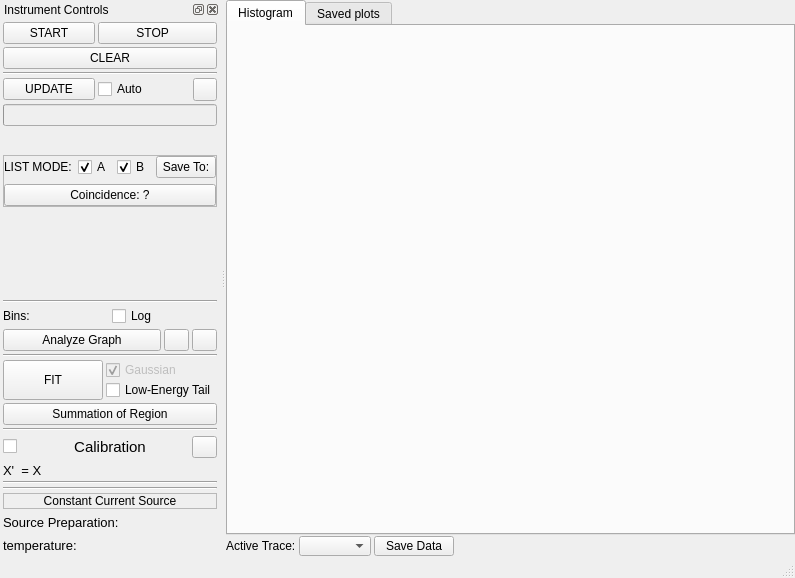
<?xml version="1.0" encoding="UTF-8"?>
<ui version="4.0">
 <class>MainWindow</class>
 <widget class="QMainWindow" name="MainWindow">
  <property name="geometry">
   <rect>
    <x>0</x>
    <y>0</y>
    <width>795</width>
    <height>578</height>
   </rect>
  </property>
  <property name="windowTitle">
   <string>CSpark Research : Multi Channel Analyzer</string>
  </property>
  <property name="windowIcon">
   <iconset resource="res.qrc">
    <normaloff>:/control/plots.svg</normaloff>:/control/plots.svg</iconset>
  </property>
  <property name="windowOpacity">
   <double>1.000000000000000</double>
  </property>
  <property name="styleSheet">
   <string notr="true"/>
  </property>
  <property name="dockNestingEnabled">
   <bool>false</bool>
  </property>
  <widget class="QWidget" name="centralwidget">
   <layout class="QGridLayout" name="gridLayout_4">
    <property name="margin">
     <number>0</number>
    </property>
    <property name="spacing">
     <number>1</number>
    </property>
    <item row="0" column="0">
     <widget class="QTabWidget" name="tabWidget">
      <property name="toolTip">
       <string/>
      </property>
      <property name="tabPosition">
       <enum>QTabWidget::North</enum>
      </property>
      <property name="tabShape">
       <enum>QTabWidget::Rounded</enum>
      </property>
      <property name="currentIndex">
       <number>0</number>
      </property>
      <property name="iconSize">
       <size>
        <width>25</width>
        <height>25</height>
       </size>
      </property>
      <property name="elideMode">
       <enum>Qt::ElideNone</enum>
      </property>
      <property name="usesScrollButtons">
       <bool>false</bool>
      </property>
      <widget class="QWidget" name="mainTab">
       <attribute name="icon">
        <iconset resource="res.qrc">
         <normaloff>:/control/plots.svg</normaloff>:/control/plots.svg</iconset>
       </attribute>
       <attribute name="title">
        <string>Histogram</string>
       </attribute>
       <attribute name="toolTip">
        <string>Data Acquisition and controls</string>
       </attribute>
       <layout class="QVBoxLayout" name="plot_area">
        <property name="margin">
         <number>0</number>
        </property>
       </layout>
      </widget>
      <widget class="QWidget" name="saveTab">
       <attribute name="icon">
        <iconset resource="res.qrc">
         <normaloff>:/control/saved.svg</normaloff>:/control/saved.svg</iconset>
       </attribute>
       <attribute name="title">
        <string>Saved plots</string>
       </attribute>
       <attribute name="toolTip">
        <string>&lt;html&gt;&lt;head/&gt;&lt;body&gt;&lt;p&gt;&lt;span style=&quot; font-size:14pt;&quot;&gt;View saved plots. Click on them to load them to the plot window for analysis.&lt;/span&gt;&lt;/p&gt;&lt;p&gt;&lt;span style=&quot; font-size:14pt;&quot;&gt;Automatically generates a thumbnail view for the chosen directory&lt;/span&gt;&lt;/p&gt;&lt;/body&gt;&lt;/html&gt;</string>
       </attribute>
       <layout class="QVBoxLayout" name="saveLayout">
        <property name="margin">
         <number>0</number>
        </property>
       </layout>
      </widget>
     </widget>
    </item>
    <item row="1" column="0">
     <widget class="QFrame" name="frame">
      <property name="maximumSize">
       <size>
        <width>16777215</width>
        <height>20</height>
       </size>
      </property>
      <property name="frameShape">
       <enum>QFrame::NoFrame</enum>
      </property>
      <property name="frameShadow">
       <enum>QFrame::Raised</enum>
      </property>
      <layout class="QHBoxLayout" name="extraLayout">
       <property name="spacing">
        <number>3</number>
       </property>
       <property name="margin">
        <number>0</number>
       </property>
       <item>
        <widget class="QLabel" name="label_2">
         <property name="text">
          <string>Active Trace:</string>
         </property>
        </widget>
       </item>
       <item>
        <widget class="QComboBox" name="activeTrace"/>
       </item>
       <item>
        <widget class="QPushButton" name="pushButton_6">
         <property name="toolTip">
          <string>Save acquired data as well as fitted data if any.</string>
         </property>
         <property name="text">
          <string>Save Data</string>
         </property>
         <property name="icon">
          <iconset>
           <normaloff>saveall.png</normaloff>saveall.png</iconset>
         </property>
        </widget>
       </item>
       <item>
        <spacer name="horizontalSpacer">
         <property name="orientation">
          <enum>Qt::Horizontal</enum>
         </property>
         <property name="sizeHint" stdset="0">
          <size>
           <width>40</width>
           <height>20</height>
          </size>
         </property>
        </spacer>
       </item>
      </layout>
     </widget>
    </item>
   </layout>
  </widget>
  <widget class="QStatusBar" name="statusbar"/>
  <widget class="QDockWidget" name="controlDock">
   <property name="floating">
    <bool>false</bool>
   </property>
   <property name="allowedAreas">
    <set>Qt::LeftDockWidgetArea|Qt::RightDockWidgetArea</set>
   </property>
   <property name="windowTitle">
    <string>Instrument Controls</string>
   </property>
   <attribute name="dockWidgetArea">
    <number>1</number>
   </attribute>
   <widget class="QWidget" name="dockWidgetContents">
    <layout class="QVBoxLayout" name="verticalLayout_3">
     <property name="spacing">
      <number>0</number>
     </property>
     <property name="margin">
      <number>0</number>
     </property>
     <item>
      <widget class="QFrame" name="widgets">
       <property name="sizePolicy">
        <sizepolicy hsizetype="MinimumExpanding" vsizetype="Preferred">
         <horstretch>0</horstretch>
         <verstretch>0</verstretch>
        </sizepolicy>
       </property>
       <property name="maximumSize">
        <size>
         <width>16777215</width>
         <height>16777215</height>
        </size>
       </property>
       <property name="autoFillBackground">
        <bool>false</bool>
       </property>
       <property name="frameShape">
        <enum>QFrame::NoFrame</enum>
       </property>
       <property name="frameShadow">
        <enum>QFrame::Raised</enum>
       </property>
       <layout class="QVBoxLayout" name="verticalLayout" stretch="0,1,0,0,1,0,0,0,2,0,0">
        <property name="spacing">
         <number>3</number>
        </property>
        <property name="margin">
         <number>3</number>
        </property>
        <item>
         <widget class="AnimatedFrame" name="acquisitionFrame">
          <property name="frameShape">
           <enum>QFrame::NoFrame</enum>
          </property>
          <property name="frameShadow">
           <enum>QFrame::Raised</enum>
          </property>
          <layout class="QGridLayout" name="acquisitionLayout">
           <property name="margin">
            <number>0</number>
           </property>
           <property name="spacing">
            <number>3</number>
           </property>
           <item row="0" column="0">
            <widget class="QPushButton" name="startButton">
             <property name="toolTip">
              <string>Start acquiring and sorting pulses</string>
             </property>
             <property name="text">
              <string>START</string>
             </property>
             <property name="icon">
              <iconset resource="res.qrc">
               <normaloff>:/control/play.svg</normaloff>:/control/play.svg</iconset>
             </property>
            </widget>
           </item>
           <item row="4" column="1">
            <widget class="QCheckBox" name="autoUpdateBox">
             <property name="toolTip">
              <string>Auto update the graph</string>
             </property>
             <property name="text">
              <string>Auto</string>
             </property>
            </widget>
           </item>
           <item row="4" column="0">
            <widget class="QPushButton" name="updateButton">
             <property name="enabled">
              <bool>true</bool>
             </property>
             <property name="toolTip">
              <string>Load histogram onto the graph</string>
             </property>
             <property name="text">
              <string>UPDATE</string>
             </property>
             <property name="icon">
              <iconset resource="res.qrc">
               <normaloff>:/control/reset.svg</normaloff>:/control/reset.svg</iconset>
             </property>
            </widget>
           </item>
           <item row="4" column="2">
            <widget class="QToolButton" name="autoUpdateSettings">
             <property name="text">
              <string/>
             </property>
             <property name="icon">
              <iconset resource="res.qrc">
               <normaloff>:/control/settings.svg</normaloff>:/control/settings.svg</iconset>
             </property>
             <property name="popupMode">
              <enum>QToolButton::InstantPopup</enum>
             </property>
             <property name="arrowType">
              <enum>Qt::NoArrow</enum>
             </property>
            </widget>
           </item>
           <item row="3" column="0" colspan="3">
            <widget class="Line" name="line_8">
             <property name="orientation">
              <enum>Qt::Horizontal</enum>
             </property>
            </widget>
           </item>
           <item row="5" column="0" colspan="3">
            <widget class="QProgressBar" name="progressBar">
             <property name="enabled">
              <bool>false</bool>
             </property>
             <property name="styleSheet">
              <string notr="true"/>
             </property>
             <property name="value">
              <number>0</number>
             </property>
             <property name="textVisible">
              <bool>false</bool>
             </property>
             <property name="format">
              <string/>
             </property>
            </widget>
           </item>
           <item row="1" column="0" colspan="3">
            <widget class="QPushButton" name="clearButton">
             <property name="toolTip">
              <string>Clear the histogram</string>
             </property>
             <property name="text">
              <string>CLEAR</string>
             </property>
             <property name="icon">
              <iconset resource="res.qrc">
               <normaloff>:/control/minus.svg</normaloff>:/control/minus.svg</iconset>
             </property>
            </widget>
           </item>
           <item row="0" column="1" colspan="2">
            <widget class="QPushButton" name="pauseButton">
             <property name="toolTip">
              <string>Pause data acquisition</string>
             </property>
             <property name="text">
              <string>STOP   </string>
             </property>
             <property name="icon">
              <iconset resource="res.qrc">
               <normaloff>:/control/stop.svg</normaloff>:/control/stop.svg</iconset>
             </property>
            </widget>
           </item>
          </layout>
         </widget>
        </item>
        <item>
         <widget class="QPushButton" name="countLabel">
          <property name="font">
           <font>
            <pointsize>10</pointsize>
           </font>
          </property>
          <property name="toolTip">
           <string>Total Input Pulses. Click to clear the counter</string>
          </property>
          <property name="text">
           <string/>
          </property>
          <property name="flat">
           <bool>true</bool>
          </property>
         </widget>
        </item>
        <item>
         <widget class="QFrame" name="listFrame">
          <property name="frameShape">
           <enum>QFrame::StyledPanel</enum>
          </property>
          <property name="frameShadow">
           <enum>QFrame::Raised</enum>
          </property>
          <layout class="QGridLayout" name="gridLayout_3">
           <property name="margin">
            <number>0</number>
           </property>
           <item row="0" column="3">
            <widget class="QCheckBox" name="plotBEnabled">
             <property name="text">
              <string>B</string>
             </property>
             <property name="checked">
              <bool>true</bool>
             </property>
            </widget>
           </item>
           <item row="1" column="1" colspan="4">
            <widget class="QPushButton" name="coincidenceLabel">
             <property name="text">
              <string>Coincidence: ?</string>
             </property>
            </widget>
           </item>
           <item row="0" column="2">
            <widget class="QCheckBox" name="plotAEnabled">
             <property name="text">
              <string>A</string>
             </property>
             <property name="checked">
              <bool>true</bool>
             </property>
            </widget>
           </item>
           <item row="0" column="1">
            <widget class="QLabel" name="label">
             <property name="text">
              <string>LIST MODE:</string>
             </property>
            </widget>
           </item>
           <item row="0" column="4">
            <widget class="QPushButton" name="pushButton_2">
             <property name="maximumSize">
              <size>
               <width>60</width>
               <height>16777215</height>
              </size>
             </property>
             <property name="text">
              <string>Save To:</string>
             </property>
            </widget>
           </item>
          </layout>
         </widget>
        </item>
        <item>
         <spacer name="verticalSpacer">
          <property name="orientation">
           <enum>Qt::Vertical</enum>
          </property>
          <property name="sizeHint" stdset="0">
           <size>
            <width>20</width>
            <height>20</height>
           </size>
          </property>
         </spacer>
        </item>
        <item>
         <layout class="QGridLayout" name="gridLayout">
          <property name="spacing">
           <number>3</number>
          </property>
          <item row="0" column="0" colspan="2">
           <widget class="Line" name="line">
            <property name="orientation">
             <enum>Qt::Horizontal</enum>
            </property>
           </widget>
          </item>
          <item row="7" column="0" colspan="2">
           <widget class="QPushButton" name="summationButton">
            <property name="toolTip">
             <string>&lt;html&gt;&lt;head/&gt;&lt;body&gt;&lt;p&gt;&lt;span style=&quot; font-size:14pt;&quot;&gt;After selecting a region by inserting a&lt;/span&gt;&lt;span style=&quot; font-size:14pt; text-decoration: underline;&quot;&gt; Graph Region &lt;/span&gt;&lt;span style=&quot; font-size:14pt;&quot;&gt;and dragging it to select the appropriate channels,&lt;/span&gt;&lt;/p&gt;&lt;p&gt;&lt;span style=&quot; font-size:14pt;&quot;&gt;click to get the total number of events recorded in that region.&lt;/span&gt;&lt;/p&gt;&lt;p&gt;&lt;span style=&quot; font-size:14pt;&quot;&gt;&lt;br/&gt;&lt;/span&gt;&lt;/p&gt;&lt;p&gt;&lt;span style=&quot; font-size:14pt;&quot;&gt;This is useful for half life and branching ratio calculations.&lt;/span&gt;&lt;/p&gt;&lt;/body&gt;&lt;/html&gt;</string>
            </property>
            <property name="text">
             <string>Summation of Region</string>
            </property>
           </widget>
          </item>
          <item row="4" column="0" colspan="2">
           <layout class="QHBoxLayout" name="horizontalLayout_4">
            <property name="spacing">
             <number>3</number>
            </property>
            <property name="topMargin">
             <number>0</number>
            </property>
            <property name="rightMargin">
             <number>0</number>
            </property>
            <item>
             <widget class="QPushButton" name="fitButton">
              <property name="sizePolicy">
               <sizepolicy hsizetype="Minimum" vsizetype="Preferred">
                <horstretch>0</horstretch>
                <verstretch>0</verstretch>
               </sizepolicy>
              </property>
              <property name="toolTip">
               <string>&lt;html&gt;&lt;head/&gt;&lt;body&gt;&lt;p&gt;&lt;img src=&quot;:/control/plot.svg&quot;/&gt;&lt;/p&gt;&lt;p&gt;&lt;span style=&quot; font-size:12pt; text-decoration: underline;&quot;&gt;After selecting a region &lt;/span&gt;&lt;span style=&quot; font-size:12pt;&quot;&gt;by inserting a graph region,&lt;/span&gt;&lt;/p&gt;&lt;p&gt;&lt;span style=&quot; font-size:12pt;&quot;&gt;click to here to extract parameters using a gaussian fit .&lt;/span&gt;&lt;/p&gt;&lt;p&gt;If any attenuation is present, select the 'Low-Energy Tail' checkbox which combines a lorentzian function to get a better fit. FWHM is accordingly modified.&lt;br/&gt;&lt;/p&gt;&lt;p&gt;&lt;span style=&quot; font-size:12pt;&quot;&gt;This will automatically switch to the calibration tab which will allow you to utilise the fitted values for analysis.&lt;/span&gt;&lt;/p&gt;&lt;/body&gt;&lt;/html&gt;</string>
              </property>
              <property name="text">
               <string>FIT</string>
              </property>
             </widget>
            </item>
            <item>
             <layout class="QVBoxLayout" name="verticalLayout_2">
              <property name="spacing">
               <number>0</number>
              </property>
              <item>
               <widget class="QCheckBox" name="checkBox">
                <property name="enabled">
                 <bool>false</bool>
                </property>
                <property name="text">
                 <string>Gaussian</string>
                </property>
                <property name="checked">
                 <bool>true</bool>
                </property>
                <property name="autoRepeat">
                 <bool>false</bool>
                </property>
               </widget>
              </item>
              <item>
               <widget class="QCheckBox" name="lowTailBox">
                <property name="text">
                 <string>Low-Energy Tail</string>
                </property>
               </widget>
              </item>
             </layout>
            </item>
           </layout>
          </item>
          <item row="1" column="1">
           <widget class="QCheckBox" name="logBox">
            <property name="styleSheet">
             <string notr="true"/>
            </property>
            <property name="text">
             <string>Log</string>
            </property>
            <property name="icon">
             <iconset resource="res.qrc">
              <normaloff>:/control/plots.svg</normaloff>:/control/plots.svg</iconset>
            </property>
           </widget>
          </item>
          <item row="1" column="0">
           <widget class="QLabel" name="binLabel">
            <property name="text">
             <string>Bins:</string>
            </property>
           </widget>
          </item>
          <item row="2" column="0" colspan="2">
           <layout class="QHBoxLayout" name="horizontalLayout_3">
            <property name="topMargin">
             <number>0</number>
            </property>
            <item>
             <widget class="QPushButton" name="regionLabel">
              <property name="text">
               <string>Analyze Graph</string>
              </property>
             </widget>
            </item>
            <item>
             <widget class="QPushButton" name="addButton_2">
              <property name="maximumSize">
               <size>
                <width>25</width>
                <height>16777215</height>
               </size>
              </property>
              <property name="text">
               <string/>
              </property>
              <property name="icon">
               <iconset resource="res.qrc">
                <normaloff>:/control/plus.svg</normaloff>:/control/plus.svg</iconset>
              </property>
             </widget>
            </item>
            <item>
             <widget class="QPushButton" name="addButton_3">
              <property name="maximumSize">
               <size>
                <width>25</width>
                <height>16777215</height>
               </size>
              </property>
              <property name="text">
               <string/>
              </property>
              <property name="icon">
               <iconset resource="res.qrc">
                <normaloff>:/control/minus.svg</normaloff>:/control/minus.svg</iconset>
              </property>
             </widget>
            </item>
           </layout>
          </item>
          <item row="3" column="0" colspan="2">
           <widget class="Line" name="line_9">
            <property name="orientation">
             <enum>Qt::Horizontal</enum>
            </property>
           </widget>
          </item>
         </layout>
        </item>
        <item>
         <widget class="Line" name="line_6">
          <property name="orientation">
           <enum>Qt::Horizontal</enum>
          </property>
         </widget>
        </item>
        <item>
         <layout class="QGridLayout" name="gridLayout_2" rowstretch="0,0,0">
          <property name="spacing">
           <number>3</number>
          </property>
          <item row="1" column="1">
           <widget class="QPushButton" name="calibrationButton">
            <property name="font">
             <font>
              <pointsize>11</pointsize>
             </font>
            </property>
            <property name="toolTip">
             <string>&lt;html&gt;&lt;head/&gt;&lt;body&gt;&lt;p&gt;&lt;span style=&quot; font-size:14pt;&quot;&gt;Switch to the calibration tab to modify the points considered.&lt;/span&gt;&lt;/p&gt;&lt;/body&gt;&lt;/html&gt;</string>
            </property>
            <property name="text">
             <string>Calibration</string>
            </property>
            <property name="icon">
             <iconset resource="res.qrc">
              <normaloff>:/control/settings.svg</normaloff>:/control/settings.svg</iconset>
            </property>
            <property name="flat">
             <bool>true</bool>
            </property>
           </widget>
          </item>
          <item row="1" column="0">
           <widget class="QCheckBox" name="calibrateOnOff">
            <property name="maximumSize">
             <size>
              <width>25</width>
              <height>16777215</height>
             </size>
            </property>
            <property name="toolTip">
             <string>&lt;html&gt;&lt;head/&gt;&lt;body&gt;&lt;p&gt;&lt;span style=&quot; font-size:14pt;&quot;&gt;Enable/Disable the calibration polynomial.&lt;/span&gt;&lt;/p&gt;&lt;p&gt;&lt;span style=&quot; font-size:14pt;&quot;&gt;Switch to the calibration tab for details&lt;/span&gt;&lt;/p&gt;&lt;/body&gt;&lt;/html&gt;</string>
            </property>
            <property name="text">
             <string/>
            </property>
           </widget>
          </item>
          <item row="1" column="2">
           <widget class="QPushButton" name="addButton">
            <property name="maximumSize">
             <size>
              <width>25</width>
              <height>16777215</height>
             </size>
            </property>
            <property name="toolTip">
             <string>&lt;html&gt;&lt;head/&gt;&lt;body&gt;&lt;p&gt;Manually add a calibration point.&lt;/p&gt;&lt;p&gt;Click on any known peak in the plot, and press this button to view a prompt that will ask you for the known energy in keV before adding it to the calibration point list.&lt;/p&gt;&lt;p&gt;The calibration polynomial is automatically updated&lt;/p&gt;&lt;/body&gt;&lt;/html&gt;</string>
            </property>
            <property name="text">
             <string/>
            </property>
            <property name="icon">
             <iconset resource="res.qrc">
              <normaloff>:/control/plus.svg</normaloff>:/control/plus.svg</iconset>
            </property>
           </widget>
          </item>
          <item row="2" column="0" colspan="3">
           <widget class="QLabel" name="calLabel">
            <property name="sizePolicy">
             <sizepolicy hsizetype="Preferred" vsizetype="Maximum">
              <horstretch>0</horstretch>
              <verstretch>0</verstretch>
             </sizepolicy>
            </property>
            <property name="minimumSize">
             <size>
              <width>60</width>
              <height>15</height>
             </size>
            </property>
            <property name="font">
             <font>
              <pointsize>10</pointsize>
             </font>
            </property>
            <property name="toolTip">
             <string>&lt;html&gt;&lt;head/&gt;&lt;body&gt;&lt;p&gt;Calibration polynomial which decides X axis scaling if calibration is enabled.&lt;/p&gt;&lt;p&gt;This is generated via the &lt;span style=&quot; text-decoration: underline;&quot;&gt;Calibration&lt;/span&gt; tab . Up to 2nd degree polynomial is possible.&lt;/p&gt;&lt;/body&gt;&lt;/html&gt;</string>
            </property>
            <property name="styleSheet">
             <string notr="true"/>
            </property>
            <property name="text">
             <string>X'  = X</string>
            </property>
           </widget>
          </item>
         </layout>
        </item>
        <item>
         <widget class="Line" name="line_7">
          <property name="orientation">
           <enum>Qt::Horizontal</enum>
          </property>
         </widget>
        </item>
        <item>
         <widget class="Line" name="line_4">
          <property name="orientation">
           <enum>Qt::Horizontal</enum>
          </property>
         </widget>
        </item>
        <item>
         <widget class="QFrame" name="currentFrame">
          <property name="frameShape">
           <enum>QFrame::NoFrame</enum>
          </property>
          <property name="frameShadow">
           <enum>QFrame::Raised</enum>
          </property>
          <layout class="QVBoxLayout" name="currentLayout">
           <property name="spacing">
            <number>1</number>
           </property>
           <property name="margin">
            <number>0</number>
           </property>
           <item>
            <widget class="QLabel" name="label_3">
             <property name="frameShape">
              <enum>QFrame::StyledPanel</enum>
             </property>
             <property name="text">
              <string>Constant Current Source</string>
             </property>
             <property name="alignment">
              <set>Qt::AlignCenter</set>
             </property>
            </widget>
           </item>
           <item>
            <widget class="QLabel" name="currentLabel">
             <property name="sizePolicy">
              <sizepolicy hsizetype="Preferred" vsizetype="Maximum">
               <horstretch>0</horstretch>
               <verstretch>0</verstretch>
              </sizepolicy>
             </property>
             <property name="minimumSize">
              <size>
               <width>60</width>
               <height>25</height>
              </size>
             </property>
             <property name="font">
              <font>
               <pointsize>10</pointsize>
              </font>
             </property>
             <property name="toolTip">
              <string>Constant Current Source output voltage.
Colour changes to green for valid loads</string>
             </property>
             <property name="text">
              <string>Source Preparation:</string>
             </property>
            </widget>
           </item>
          </layout>
         </widget>
        </item>
        <item>
         <widget class="QLabel" name="temperatureLabel">
          <property name="sizePolicy">
           <sizepolicy hsizetype="Preferred" vsizetype="Maximum">
            <horstretch>0</horstretch>
            <verstretch>0</verstretch>
           </sizepolicy>
          </property>
          <property name="minimumSize">
           <size>
            <width>60</width>
            <height>10</height>
           </size>
          </property>
          <property name="font">
           <font>
            <pointsize>10</pointsize>
           </font>
          </property>
          <property name="toolTip">
           <string>Constant Current Source output voltage.
Colour changes to green for valid loads</string>
          </property>
          <property name="text">
           <string>temperature:</string>
          </property>
         </widget>
        </item>
       </layout>
      </widget>
     </item>
    </layout>
   </widget>
  </widget>
 </widget>
 <customwidgets>
  <customwidget>
   <class>AnimatedFrame</class>
   <extends>QFrame</extends>
   <header>utilities/animTools.h</header>
   <container>1</container>
  </customwidget>
 </customwidgets>
 <resources>
  <include location="res.qrc"/>
 </resources>
 <connections>
  <connection>
   <sender>updateButton</sender>
   <signal>clicked()</signal>
   <receiver>MainWindow</receiver>
   <slot>load()</slot>
   <hints>
    <hint type="sourcelabel">
     <x>93</x>
     <y>120</y>
    </hint>
    <hint type="destinationlabel">
     <x>0</x>
     <y>251</y>
    </hint>
   </hints>
  </connection>
  <connection>
   <sender>summationButton</sender>
   <signal>clicked()</signal>
   <receiver>MainWindow</receiver>
   <slot>summation()</slot>
   <hints>
    <hint type="sourcelabel">
     <x>116</x>
     <y>415</y>
    </hint>
    <hint type="destinationlabel">
     <x>0</x>
     <y>416</y>
    </hint>
   </hints>
  </connection>
  <connection>
   <sender>addButton_2</sender>
   <signal>clicked()</signal>
   <receiver>MainWindow</receiver>
   <slot>insertRegion()</slot>
   <hints>
    <hint type="sourcelabel">
     <x>199</x>
     <y>304</y>
    </hint>
    <hint type="destinationlabel">
     <x>0</x>
     <y>281</y>
    </hint>
   </hints>
  </connection>
  <connection>
   <sender>calibrateOnOff</sender>
   <signal>toggled(bool)</signal>
   <receiver>MainWindow</receiver>
   <slot>toggleCalibration(bool)</slot>
   <hints>
    <hint type="sourcelabel">
     <x>28</x>
     <y>450</y>
    </hint>
    <hint type="destinationlabel">
     <x>0</x>
     <y>511</y>
    </hint>
   </hints>
  </connection>
  <connection>
   <sender>regionLabel</sender>
   <signal>clicked()</signal>
   <receiver>MainWindow</receiver>
   <slot>showRegionWindow()</slot>
   <hints>
    <hint type="sourcelabel">
     <x>73</x>
     <y>325</y>
    </hint>
    <hint type="destinationlabel">
     <x>0</x>
     <y>379</y>
    </hint>
   </hints>
  </connection>
  <connection>
   <sender>calibrationButton</sender>
   <signal>clicked()</signal>
   <receiver>MainWindow</receiver>
   <slot>showCalibrationEditor()</slot>
   <hints>
    <hint type="sourcelabel">
     <x>203</x>
     <y>453</y>
    </hint>
    <hint type="destinationlabel">
     <x>0</x>
     <y>527</y>
    </hint>
   </hints>
  </connection>
  <connection>
   <sender>clearButton</sender>
   <signal>clicked()</signal>
   <receiver>MainWindow</receiver>
   <slot>clear()</slot>
   <hints>
    <hint type="sourcelabel">
     <x>83</x>
     <y>84</y>
    </hint>
    <hint type="destinationlabel">
     <x>0</x>
     <y>217</y>
    </hint>
   </hints>
  </connection>
  <connection>
   <sender>logBox</sender>
   <signal>clicked(bool)</signal>
   <receiver>MainWindow</receiver>
   <slot>toggleLog(bool)</slot>
   <hints>
    <hint type="sourcelabel">
     <x>231</x>
     <y>293</y>
    </hint>
    <hint type="destinationlabel">
     <x>0</x>
     <y>292</y>
    </hint>
   </hints>
  </connection>
  <connection>
   <sender>startButton</sender>
   <signal>clicked()</signal>
   <receiver>MainWindow</receiver>
   <slot>start()</slot>
   <hints>
    <hint type="sourcelabel">
     <x>68</x>
     <y>54</y>
    </hint>
    <hint type="destinationlabel">
     <x>0</x>
     <y>107</y>
    </hint>
   </hints>
  </connection>
  <connection>
   <sender>fitButton</sender>
   <signal>clicked()</signal>
   <receiver>MainWindow</receiver>
   <slot>fit()</slot>
   <hints>
    <hint type="sourcelabel">
     <x>56</x>
     <y>345</y>
    </hint>
    <hint type="destinationlabel">
     <x>0</x>
     <y>330</y>
    </hint>
   </hints>
  </connection>
  <connection>
   <sender>pauseButton</sender>
   <signal>clicked()</signal>
   <receiver>MainWindow</receiver>
   <slot>pause()</slot>
   <hints>
    <hint type="sourcelabel">
     <x>232</x>
     <y>54</y>
    </hint>
    <hint type="destinationlabel">
     <x>0</x>
     <y>162</y>
    </hint>
   </hints>
  </connection>
  <connection>
   <sender>pushButton_6</sender>
   <signal>clicked()</signal>
   <receiver>MainWindow</receiver>
   <slot>save()</slot>
   <hints>
    <hint type="sourcelabel">
     <x>515</x>
     <y>555</y>
    </hint>
    <hint type="destinationlabel">
     <x>3</x>
     <y>464</y>
    </hint>
   </hints>
  </connection>
  <connection>
   <sender>countLabel</sender>
   <signal>clicked()</signal>
   <receiver>MainWindow</receiver>
   <slot>clearCount()</slot>
   <hints>
    <hint type="sourcelabel">
     <x>120</x>
     <y>178</y>
    </hint>
    <hint type="destinationlabel">
     <x>0</x>
     <y>199</y>
    </hint>
   </hints>
  </connection>
  <connection>
   <sender>addButton</sender>
   <signal>clicked()</signal>
   <receiver>MainWindow</receiver>
   <slot>addSelectedPoint()</slot>
   <hints>
    <hint type="sourcelabel">
     <x>231</x>
     <y>430</y>
    </hint>
    <hint type="destinationlabel">
     <x>0</x>
     <y>496</y>
    </hint>
   </hints>
  </connection>
  <connection>
   <sender>addButton_3</sender>
   <signal>clicked()</signal>
   <receiver>MainWindow</receiver>
   <slot>removeRegion()</slot>
   <hints>
    <hint type="sourcelabel">
     <x>230</x>
     <y>304</y>
    </hint>
    <hint type="destinationlabel">
     <x>185</x>
     <y>0</y>
    </hint>
   </hints>
  </connection>
  <connection>
   <sender>autoUpdateBox</sender>
   <signal>clicked(bool)</signal>
   <receiver>MainWindow</receiver>
   <slot>autoUpdateEnable(bool)</slot>
   <hints>
    <hint type="sourcelabel">
     <x>207</x>
     <y>117</y>
    </hint>
    <hint type="destinationlabel">
     <x>0</x>
     <y>152</y>
    </hint>
   </hints>
  </connection>
  <connection>
   <sender>coincidenceLabel</sender>
   <signal>clicked()</signal>
   <receiver>MainWindow</receiver>
   <slot>launch3D()</slot>
   <hints>
    <hint type="sourcelabel">
     <x>231</x>
     <y>237</y>
    </hint>
    <hint type="destinationlabel">
     <x>264</x>
     <y>250</y>
    </hint>
   </hints>
  </connection>
  <connection>
   <sender>activeTrace</sender>
   <signal>currentIndexChanged(QString)</signal>
   <receiver>MainWindow</receiver>
   <slot>changeActiveTrace(QString)</slot>
   <hints>
    <hint type="sourcelabel">
     <x>379</x>
     <y>550</y>
    </hint>
    <hint type="destinationlabel">
     <x>380</x>
     <y>582</y>
    </hint>
   </hints>
  </connection>
  <connection>
   <sender>pushButton_2</sender>
   <signal>clicked()</signal>
   <receiver>MainWindow</receiver>
   <slot>setListSaveFilename()</slot>
   <hints>
    <hint type="sourcelabel">
     <x>199</x>
     <y>199</y>
    </hint>
    <hint type="destinationlabel">
     <x>248</x>
     <y>217</y>
    </hint>
   </hints>
  </connection>
 </connections>
 <slots>
  <slot>start()</slot>
  <slot>pause()</slot>
  <slot>clear()</slot>
  <slot>fit()</slot>
  <slot>save()</slot>
  <slot>locate()</slot>
  <slot>load()</slot>
  <slot>loadPlot(QListWidgetItem*)</slot>
  <slot>peakGapChanged(int)</slot>
  <slot>setAutoUpdate(bool)</slot>
  <slot>calibrate()</slot>
  <slot>clearCount()</slot>
  <slot>changeDirectory()</slot>
  <slot>resetCalibration()</slot>
  <slot>summation()</slot>
  <slot>toggleLog(bool)</slot>
  <slot>insertRegion()</slot>
  <slot>clearAllSums()</slot>
  <slot>saveAllSums()</slot>
  <slot>halflifeTime()</slot>
  <slot>showCalibrationEditor()</slot>
  <slot>toggleCalibration(bool)</slot>
  <slot>addSelectedPoint()</slot>
  <slot>removeRegion()</slot>
  <slot>enableDataDump(bool)</slot>
  <slot>dataDumpTime()</slot>
  <slot>setShader(QString)</slot>
  <slot>changeColormap(QString)</slot>
  <slot>show3d()</slot>
  <slot>slot1()</slot>
  <slot>enablePeriodicSpectrumSaving()</slot>
  <slot>showRegionWindow()</slot>
  <slot>autoUpdateEnable(bool)</slot>
  <slot>launch3D()</slot>
  <slot>changeActiveTrace(QString)</slot>
  <slot>setListSaveFilename()</slot>
 </slots>
</ui>
